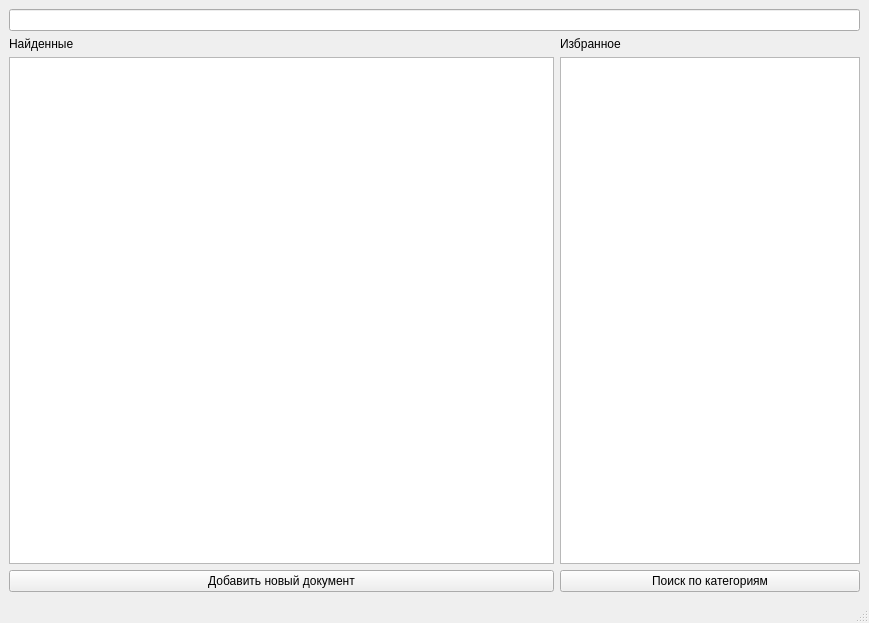
<?xml version="1.0" encoding="UTF-8"?>
<ui version="4.0">
 <class>MainWindow</class>
 <widget class="QMainWindow" name="MainWindow">
  <property name="geometry">
   <rect>
    <x>0</x>
    <y>0</y>
    <width>869</width>
    <height>623</height>
   </rect>
  </property>
  <property name="windowTitle">
   <string>База документов</string>
  </property>
  <widget class="QWidget" name="centralwidget">
   <layout class="QGridLayout" name="gridLayout">
    <item row="3" column="0">
     <widget class="QPushButton" name="button_add_document">
      <property name="text">
       <string>Добавить новый документ</string>
      </property>
     </widget>
    </item>
    <item row="0" column="0" colspan="2">
     <widget class="QLineEdit" name="lineEdit_search"/>
    </item>
    <item row="3" column="1">
     <widget class="QPushButton" name="button_search_by_categories">
      <property name="text">
       <string>Поиск по категориям</string>
      </property>
     </widget>
    </item>
    <item row="2" column="0">
     <widget class="QTableWidget" name="table_search"/>
    </item>
    <item row="2" column="1">
     <widget class="QTableWidget" name="table_favorites">
      <property name="maximumSize">
       <size>
        <width>300</width>
        <height>16777215</height>
       </size>
      </property>
     </widget>
    </item>
    <item row="1" column="1">
     <widget class="QLabel" name="label_favorites">
      <property name="text">
       <string>Избранное</string>
      </property>
     </widget>
    </item>
    <item row="1" column="0">
     <widget class="QLabel" name="label_searched">
      <property name="text">
       <string>Найденные</string>
      </property>
     </widget>
    </item>
   </layout>
  </widget>
  <widget class="QMenuBar" name="menubar">
   <property name="geometry">
    <rect>
     <x>0</x>
     <y>0</y>
     <width>869</width>
     <height>26</height>
    </rect>
   </property>
  </widget>
  <widget class="QStatusBar" name="statusbar"/>
 </widget>
 <resources/>
 <connections/>
</ui>
